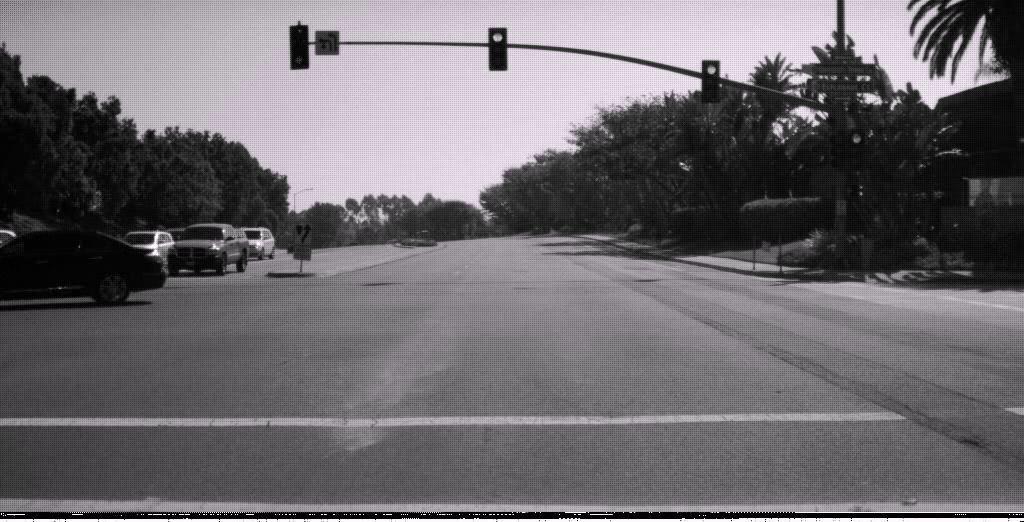
#> input picture keepRight_1330547092.avi_image1.png, 1024 x 522 px
$ python -i segment_util.py   (imports and definitions only)   (Python 2 division)   (older library calls are emulated)
#> lines starting #> are read from the running program, lines starting #| are printed output that depends on the picture
import os
import sys
import random
from PIL import Image
import cv2
import util
import numpy as np
"""
Module containing helper methods for classifying segments
"""

SZ = 20    # Parameter for HOG
bin_n = 16 # Number of bins
affine_flags = cv2.WARP_INVERSE_MAP|cv2.INTER_LINEAR

"""
Code for normalizing images and computing their HOG features
Taken from http://opencv-python-tutroals.readthedocs.org/en/latest/py_tutorials/py_ml/py_svm/py_svm_opencv/py_svm_opencv.html
(C) Mordvintsev & Abid
"""
def deskew(img):
	m = cv2.moments(img)
	if abs(m['mu02']) < 1e-2:
		return img.copy()
	skew = m['mu11']/m['mu02']
	M = np.float32([[1, skew, -0.5*SZ*skew], [0, 1, 0]])
	img = cv2.warpAffine(img,M,(SZ, SZ),flags=affine_flags)
	return img

def hog(img):
	gx = cv2.Sobel(img, cv2.CV_32F, 1, 0)
	gy = cv2.Sobel(img, cv2.CV_32F, 0, 1)
	mag, ang = cv2.cartToPolar(gx, gy)
	bins = np.int32(bin_n*ang/(2*np.pi))    # quantizing binvalues in (0...16)
	bin_cells = bins[:10,:10], bins[10:,:10], bins[:10,10:], bins[10:,10:]
	mag_cells = mag[:10,:10], mag[10:,:10], mag[:10,10:], mag[10:,10:]
	hists = [np.bincount(b.ravel(), m.ravel(), bin_n) for b, m in zip(bin_cells, mag_cells)]
	hist = np.hstack(hists)     # hist is a 64 bit vector
	return hist

"""
Red square partition is a feature.
We partition the segment into a 10 by 10 grid, and the value of the feature
is the proportion of red pixels of the cell with the highest such proportion.
"""
def red_squares_partition(im, rgb_im):
	num_col = 10
	max_red = 0
	for i in range(0, num_col):
		for j in range(0, num_col):
			left_x = i * im.size[0]/num_col
			left_y = j * im.size[1]/num_col
			num_red = 0
			for k in range(0, im.size[0]/num_col):
				for l in range(0, im.size[1]/num_col):
					r, g, b = rgb_im.getpixel((left_x + k, left_y + l))
					if r > 77 and (r-g) > 17 and (r-b) > 17:
						num_red += 1
			if num_red > max_red:
				max_red = num_red

	return max_red/(im.size[0]/num_col * im.size[1]/num_col)  # Proportion of max red pixels in a square

"""
Takes a given image pathname, loads it as an RGB image, and computes
its features. Returns a dictionary of feature -> value
"""
def segmentFeatureExtractor(path):
#> called with path = 'keepRight_1330547092.avi_image1.png'
	im = Image.open(path)
#> im is the input picture: PIL image 1024x522 RGB; mean R, G, B 109.7, 105.9, 110.6
	rgb_im = im.convert('RGB')
	featureVec = {}

	s_r = 0
	s_g = 0
	s_b = 0
	c = 0
	bl = 0
	i_vec = []
	r_vec = []

	featureVec["max_red_square_prop"] = red_squares_partition(im, rgb_im)
#> after the loop in red_squares_partition, `for i in range(0, num_col):`: max_red = 0

	for i in range(0, im.size[0]):
		for j in range(0,im.size[1]):
			r, g, b = rgb_im.getpixel((i,j))
			if r == 0 and g == 0 and b == 0:
				bl += 1
				continue
			if r > 77 and (r - g) > 17 and (r - b) > 17:
				c += 1
			s_r += r
			s_g += g
			s_b += b
			r_vec.append(r)
			intensity = r*0.2989 + g*0.5870 + b*0.1140   # luma
			i_vec.append(intensity)
#> after the loop, bl = 1268; c = 0; i_vec = 533260 items; r_vec = 533260 items; s_b = 59097310; s_g = 56627732; s_r = 58624283
	featureVec["r_std"] = np.std(np.array(r_vec), axis = 0)
	featureVec["i_std"] = np.std(np.array(i_vec), axis = 0)
	featureVec["prop_red_pixels"] = float(c)/(im.size[0]*im.size[1] - bl)

	cv_im = cv2.imread(path,0)
#> cv_im: shape (522, 1024); min 0, max 255, mean 107.2
	cv_im2 = cv2.resize(cv_im, (100,100))
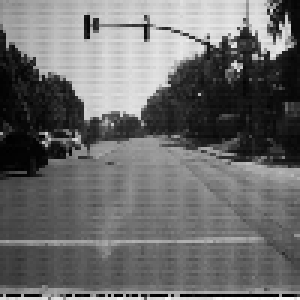
#> cv_im2: shape (100, 100) (shown 3 times larger); min 0, max 254, mean 107.9
	d_im2 = deskew(cv_im2)
#> in deskew, `m = cv2.moments(img)`: m = moments, m00 1078892, centre m10/m00, m01/m00 = (49.2, 45.94)
#> in deskew, `skew = m['mu11']/m['mu02']`: skew = 0.0718
#> in deskew, `M = np.float32([[1, skew, -0.5*SZ*skew], [0, 1, 0]])`: M = [[1, 0.0718, -0.718], [0, 1, 0]]
#> in deskew, `img = cv2.warpAffine(img,M,(SZ, SZ),flags=affine_flags)`:
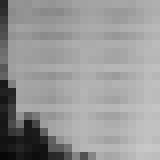
#> img: shape (20, 20) (shown 8 times larger); min 7, max 199, mean 151.4
	hist = hog(cv_im2)
#> in hog, `gx = cv2.Sobel(img, cv2.CV_32F, 1, 0)`:
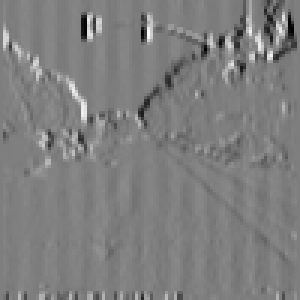
#> gx: shape (100, 100) float32 (shown 3 times larger); min -790, max 797, mean 0.1; drawn with min black and max white
#> in hog, `gy = cv2.Sobel(img, cv2.CV_32F, 0, 1)`:
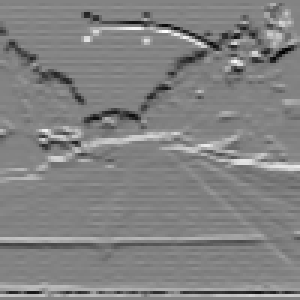
#> gy: shape (100, 100) float32 (shown 3 times larger); min -712, max 673, mean -3.2; drawn with min black and max white
#> in hog, `mag, ang = cv2.cartToPolar(gx, gy)`:
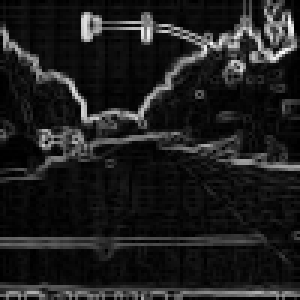
#> mag: shape (100, 100) float32 (shown 3 times larger); min 0, max 853.1, mean 101.7; drawn with min black and max white
#> in hog, `mag, ang = cv2.cartToPolar(gx, gy)`:
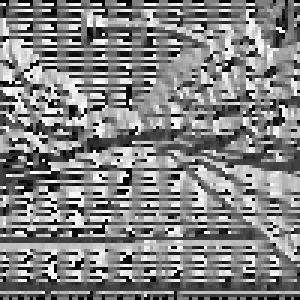
#> ang: shape (100, 100) float32 (shown 3 times larger); min 0, max 6.28, mean 3.23; drawn with min black and max white
#> in hog, `hists = [np.bincount(b.ravel(), m.ravel(), bin_n) for b, m in zip(bin_..`: hists = 4 items
#> in hog, `hist = np.hstack(hists)`: hist = 64 values, max 99422.8 at index 52, min 27.86 at index 7, mean 15885.6
	for i in range(0,64):
		featureVec[str(i)] = hist[i]
#> after the loop, featureVec = 68 items
	return featureVec

>>> result = segmentFeatureExtractor('keepRight_1330547092.avi_image1.png')
#> result = 68 items
